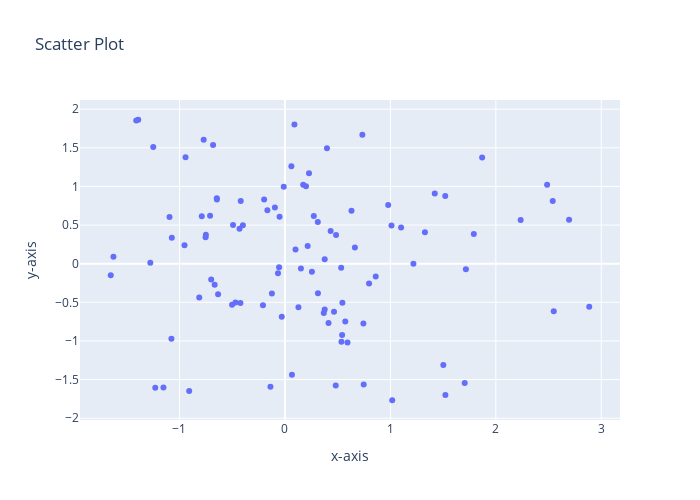

Notebook code for this chart:
### Code cell
fig = px.scatter(df, x='x-axis', y='y-axis', width=700, height=500, title="Scatter Plot")
fig.show()
